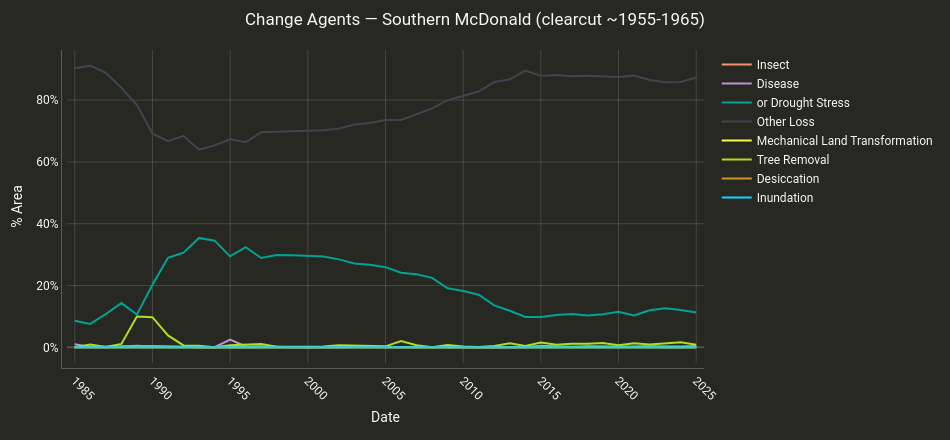
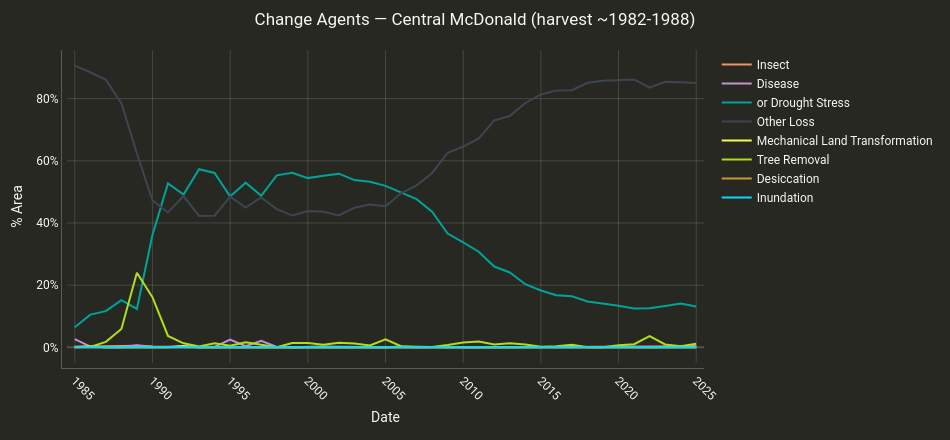
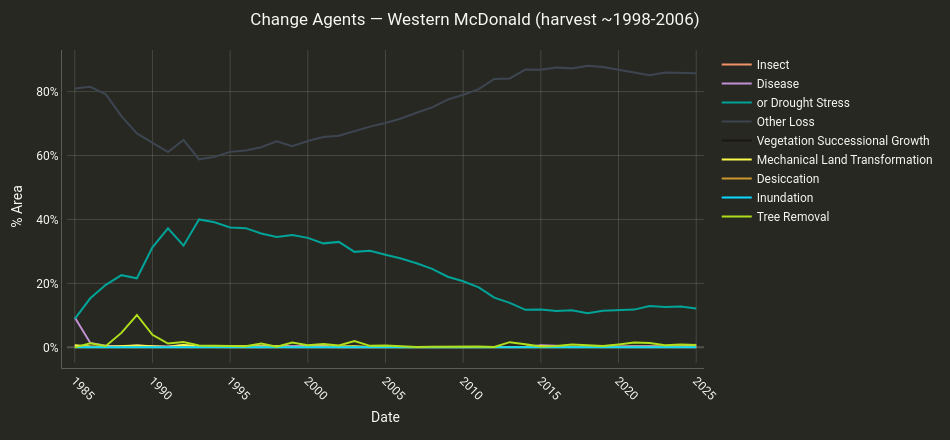
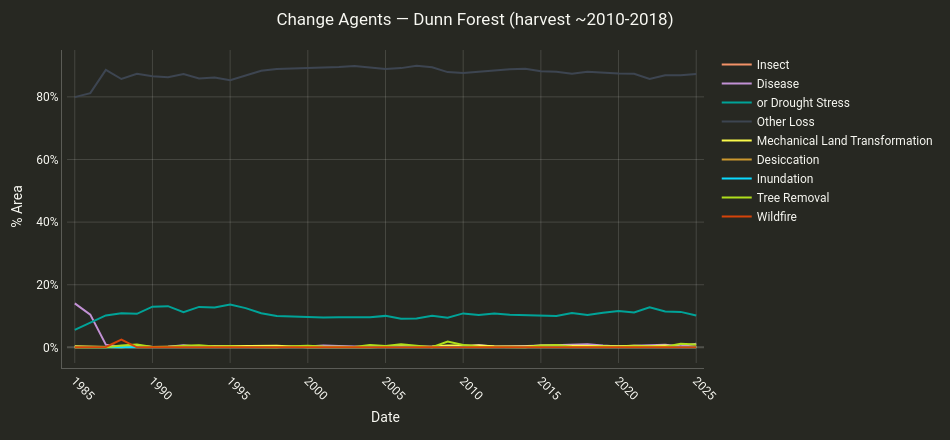

These figures' notebook cell, in order:
### Markdown cell above
## 7 · Change Agent Signatures — Tree Removal and Successional Growth

The LCMS `Change` band is the direct record of *what happened* in a pixel each year. For an actively managed forest like McDonald-Dunn we expect Tree Removal events to appear across *multiple* decades — not just once — reflecting the rotation harvest cycle. Each removal event should be followed by a recovery sequence in the Change band.

**What to expect by polygon:**

| Polygon | Tree Removal in LCMS? | Successional Growth? |
|---------|----------------------|----------------------|
| Southern McDonald (~1955–1965) | Unlikely — harvest predates 1985; watch for a *second* removal event if this stand was re-harvested ~2000–2015 | Possible early in record as 1960s plantation matures; absent after crown closure |
| Central McDonald (~1982–1988) | Yes — spike visible near LCMS onset | Yes — follows within ~3–7 years of the removal |
| Western McDonald (~1998–2006) | Yes — spike mid-record | Yes — increasingly dominant through 2010s–2020s |
| Dunn Forest (~2010–2018) | Yes — spike near end of record | Emerging — recent enough that Trees % is still low toward 2025 |

**Also watch for repeat disturbance**: Coast Range commercial rotation ages can be as short as 35–50 years. If any of the older polygons were re-harvested within the LCMS window, you will see a second Tree Removal spike after a period of Successional Growth — a "harvest → recovery → harvest again" signature that is only visible in an actively managed forest, not at an LTER or wilderness site.

> 🔍 **Look for the lag:** How many years after Tree Removal does Successional Growth become the dominant change class? Coast Range forests typically complete this transition within 3–7 years of harvest.

### Code cell
change_results = {}

for name, geom in harvest_areas.items():
    lcms_poly = ee.ImageCollection(LCMS_ASSET_FOR_PROPERTIES).filterBounds(geom)
    slug = (
        name[:18]
        .replace(' ', '_').replace('(', '').replace(')', '')
        .replace('~', '').replace('-', '_').strip('_')
    )
    result = cl.summarize_and_chart(
        lcms_poly,
        geometry=geom,
        band_names='Change',
        scale=30,
        area_format='Percentage',
        title=f'Change Agents — {name}',
        chart_type='line',
        stacked=False,          # unstacked so individual classes are legible
        date_format='YYYY',
        width=950,
        height=440,
    )
    change_results[name] = result
    #fname = f'macdunn_change_{slug}.html'
    #cl.save_chart_html(result['chart'], fname)
    #print(f'Saved: {fname}')
    result['chart'].show()
